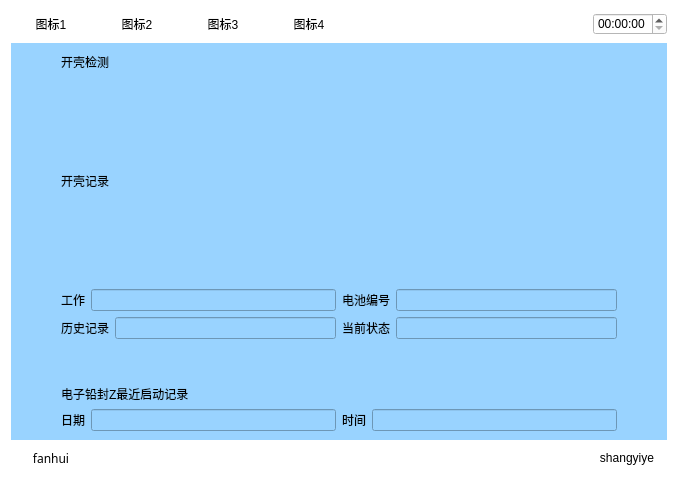
<?xml version="1.0" encoding="UTF-8"?>
<ui version="4.0">
 <class>Kaikejiance</class>
 <widget class="QWidget" name="Kaikejiance">
  <property name="geometry">
   <rect>
    <x>0</x>
    <y>0</y>
    <width>678</width>
    <height>482</height>
   </rect>
  </property>
  <property name="windowTitle">
   <string>Form</string>
  </property>
  <property name="styleSheet">
   <string notr="true">background-color: rgb(255, 255, 255);</string>
  </property>
  <layout class="QVBoxLayout" name="verticalLayout_3" stretch="1,5,1">
   <item>
    <layout class="QHBoxLayout" name="horizontalLayout_5">
     <item>
      <widget class="QPushButton" name="pushButton">
       <property name="text">
        <string>图标1</string>
       </property>
       <property name="flat">
        <bool>true</bool>
       </property>
      </widget>
     </item>
     <item>
      <widget class="QPushButton" name="pushButton_2">
       <property name="text">
        <string>图标2</string>
       </property>
       <property name="flat">
        <bool>true</bool>
       </property>
      </widget>
     </item>
     <item>
      <widget class="QPushButton" name="pushButton_3">
       <property name="text">
        <string>图标3</string>
       </property>
       <property name="flat">
        <bool>true</bool>
       </property>
      </widget>
     </item>
     <item>
      <widget class="QPushButton" name="pushButton_4">
       <property name="text">
        <string>图标4</string>
       </property>
       <property name="flat">
        <bool>true</bool>
       </property>
      </widget>
     </item>
     <item>
      <spacer name="horizontalSpacer_4">
       <property name="orientation">
        <enum>Qt::Horizontal</enum>
       </property>
       <property name="sizeHint" stdset="0">
        <size>
         <width>40</width>
         <height>20</height>
        </size>
       </property>
      </spacer>
     </item>
     <item>
      <widget class="QTimeEdit" name="timeEdit_2"/>
     </item>
    </layout>
   </item>
   <item>
    <widget class="QWidget" name="widget" native="true">
     <property name="sizePolicy">
      <sizepolicy hsizetype="Preferred" vsizetype="Preferred">
       <horstretch>0</horstretch>
       <verstretch>0</verstretch>
      </sizepolicy>
     </property>
     <property name="contextMenuPolicy">
      <enum>Qt::DefaultContextMenu</enum>
     </property>
     <property name="styleSheet">
      <string notr="true">background-color: rgb(153, 211, 255);</string>
     </property>
     <layout class="QVBoxLayout" name="verticalLayout_2" stretch="1,1,0,0">
      <property name="leftMargin">
       <number>50</number>
      </property>
      <property name="rightMargin">
       <number>50</number>
      </property>
      <item>
       <layout class="QHBoxLayout" name="horizontalLayout">
        <item>
         <widget class="QLabel" name="label">
          <property name="text">
           <string>开壳检测</string>
          </property>
          <property name="alignment">
           <set>Qt::AlignCenter</set>
          </property>
         </widget>
        </item>
        <item>
         <spacer name="horizontalSpacer">
          <property name="orientation">
           <enum>Qt::Horizontal</enum>
          </property>
          <property name="sizeHint" stdset="0">
           <size>
            <width>40</width>
            <height>20</height>
           </size>
          </property>
         </spacer>
        </item>
        <item>
         <layout class="QVBoxLayout" name="verticalLayout"/>
        </item>
       </layout>
      </item>
      <item>
       <layout class="QHBoxLayout" name="horizontalLayout_4">
        <item>
         <layout class="QGridLayout" name="gridLayout">
          <item row="0" column="0">
           <widget class="QLabel" name="label_2">
            <property name="text">
             <string>开壳记录</string>
            </property>
           </widget>
          </item>
          <item row="1" column="0">
           <layout class="QHBoxLayout" name="horizontalLayout_6">
            <item>
             <widget class="QLabel" name="label_4">
              <property name="text">
               <string>工作</string>
              </property>
             </widget>
            </item>
            <item>
             <widget class="QLineEdit" name="lineEdit"/>
            </item>
           </layout>
          </item>
          <item row="1" column="1">
           <layout class="QHBoxLayout" name="horizontalLayout_7">
            <item>
             <widget class="QLabel" name="label_5">
              <property name="text">
               <string>电池编号</string>
              </property>
             </widget>
            </item>
            <item>
             <widget class="QLineEdit" name="lineEdit_2"/>
            </item>
           </layout>
          </item>
          <item row="2" column="0">
           <layout class="QHBoxLayout" name="horizontalLayout_8">
            <item>
             <widget class="QLabel" name="label_6">
              <property name="text">
               <string>历史记录</string>
              </property>
             </widget>
            </item>
            <item>
             <widget class="QLineEdit" name="lineEdit_3"/>
            </item>
           </layout>
          </item>
          <item row="2" column="1">
           <layout class="QHBoxLayout" name="horizontalLayout_9">
            <item>
             <widget class="QLabel" name="label_7">
              <property name="text">
               <string>当前状态</string>
              </property>
             </widget>
            </item>
            <item>
             <widget class="QLineEdit" name="lineEdit_4"/>
            </item>
           </layout>
          </item>
         </layout>
        </item>
       </layout>
      </item>
      <item>
       <spacer name="verticalSpacer">
        <property name="orientation">
         <enum>Qt::Vertical</enum>
        </property>
        <property name="sizeHint" stdset="0">
         <size>
          <width>20</width>
          <height>40</height>
         </size>
        </property>
       </spacer>
      </item>
      <item>
       <layout class="QGridLayout" name="gridLayout_2">
        <item row="2" column="0">
         <layout class="QHBoxLayout" name="horizontalLayout_10">
          <item>
           <widget class="QLabel" name="label_9">
            <property name="text">
             <string>日期</string>
            </property>
           </widget>
          </item>
          <item>
           <widget class="QLineEdit" name="lineEdit_5"/>
          </item>
         </layout>
        </item>
        <item row="2" column="1">
         <layout class="QHBoxLayout" name="horizontalLayout_11">
          <item>
           <widget class="QLabel" name="label_10">
            <property name="text">
             <string>时间</string>
            </property>
           </widget>
          </item>
          <item>
           <widget class="QLineEdit" name="lineEdit_6"/>
          </item>
         </layout>
        </item>
        <item row="1" column="0">
         <widget class="QLabel" name="label_8">
          <property name="text">
           <string>电子铅封Z最近启动记录</string>
          </property>
         </widget>
        </item>
        <item row="0" column="0">
         <layout class="QHBoxLayout" name="horizontalLayout_3" stretch=""/>
        </item>
       </layout>
      </item>
     </layout>
    </widget>
   </item>
   <item>
    <layout class="QHBoxLayout" name="horizontalLayout_2">
     <item>
      <widget class="QPushButton" name="returnIndex">
       <property name="font">
        <font>
         <family>AR PL UMing TW MBE</family>
        </font>
       </property>
       <property name="text">
        <string>fanhui</string>
       </property>
       <property name="flat">
        <bool>true</bool>
       </property>
      </widget>
     </item>
     <item>
      <spacer name="horizontalSpacer_2">
       <property name="orientation">
        <enum>Qt::Horizontal</enum>
       </property>
       <property name="sizeHint" stdset="0">
        <size>
         <width>40</width>
         <height>20</height>
        </size>
       </property>
      </spacer>
     </item>
     <item>
      <spacer name="horizontalSpacer_3">
       <property name="orientation">
        <enum>Qt::Horizontal</enum>
       </property>
       <property name="sizeHint" stdset="0">
        <size>
         <width>40</width>
         <height>20</height>
        </size>
       </property>
      </spacer>
     </item>
     <item>
      <widget class="QPushButton" name="returnPage">
       <property name="text">
        <string>shangyiye</string>
       </property>
       <property name="flat">
        <bool>true</bool>
       </property>
      </widget>
     </item>
    </layout>
   </item>
  </layout>
 </widget>
 <resources/>
 <connections/>
</ui>
